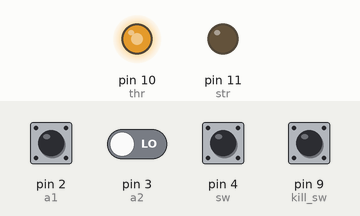
This sketch was run on a simulated Arduino Uno, built with avr-gcc and run on an emulated ATmega328P. On the bench: output pins drawn as LEDs (lit = HIGH). The inputs (shaded band) are chosen by the test bench; at power-on: pin 4 (sw) HIGH, pin 2 (a1), pin 3 (a2), pin 9 (kill_sw) LOW.

Above: at 0.1 s.
At 4.2 s:
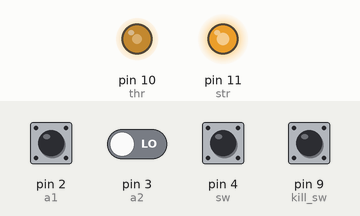
4.3 s: pin 2 (a1) pulsed HIGH 2 times (0.12 s each, 0.3 s apart)
At 8.9 s:
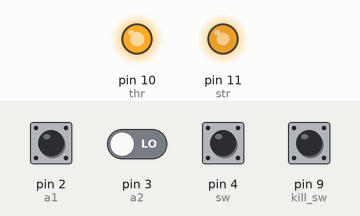
Timing chart, 0 to 12.9 s (numbered marks = the images above; inputs shaded):
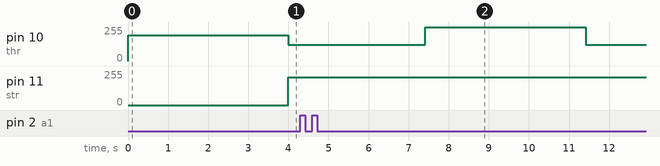

The sketch:

main_man.ino
```cpp
// declaration of constants and variables along with assigning pin numbers
#include <Wire.h>

//pin definitions
const int a1 = 2; //throttle input pin
const int a2 = 3; //steering input pin
const int sw = 4; //switch for autonomous mode
const int kill_sw = 9; //kill switch

//use pwm pins for steering and throttle which are different from pin 5 and 6
//pins 5 and 6 have a higher frequency and hence lower duty cycles
const int thr = 10; //throttle output pin
const int str = 11; //steering output pin

//variable definition
int val1 = 0; //pwm value for throttle
int val2 = 0; //pwm value for steering
int tr = 0; //manual mode throttle values
int st; //manual mode steering values
int aut = 0; //pwm value of switch for comparison between logic levels
int kill = 1800;
int flag = 0; //autonomy flag
int x[2]; //variable to receive from I2C Master
int tr1 = 0; //autonomous mode throttle values
int st1 = 0; //autonomous mode steering values

void setup() {
  // put your setup code here, to run once:
  Serial.begin(9600);
  Wire.begin(1);
  pinMode(a1, INPUT);
  pinMode(a2, INPUT);
  pinMode(thr, OUTPUT);
  pinMode(str, OUTPUT);
  pinMode(sw, INPUT);
  pinMode(kill_sw, INPUT);
  Wire.onReceive(receiveEvent);
  Wire.onRequest(requestEvent);
  analogWrite(thr, 193);
}
void requestEvent() {
  Wire.write(flag);
}
void receiveEvent(int howMany) {
  for (howMany; howMany > 0; howMany--) {
    x[howMany - 1] = Wire.read();
  }
  tr1 = x[1];
  st1 = x[0];
}
void loop() {
  // put your main code here, to run repeatedly
  val1 = pulseIn(a1, HIGH);
  val2 = pulseIn(a2, HIGH);
  aut = pulseIn(sw, HIGH);
  kill = pulseIn(kill_sw, HIGH);

  if (kill < 1500) {
    if (aut < 1500) {
      //manual mode
      flag = 0;
      if (val1 > 1483) {
        tr = map(val1, 1483, 1890, 193, 197);
      }
      else {
        tr = map(val1, 1483, 1090, 193, 174);
      }
      st = map(val2, 1090, 1890, 127.5, 255);
      analogWrite(thr, tr);
      analogWrite(str, st);
    }

    else {
      //autonomous mode
      flag = 1;
      analogWrite(thr, tr1);
      analogWrite(str, st1);
    }
  }
  else {
    analogWrite(thr, 193);
    analogWrite(str, 127.5);
  }
}
```

Measured:
- after the input at 4.3 s, pin 10 (thr): 122/255 → 255/255 after 3.1 s, → 122/255 4.0 s later
